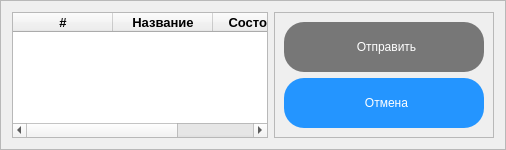
                           <widget class="QFrame" name="sendLineContainer">
                            <property name="sizePolicy">
                             <sizepolicy hsizetype="Preferred" vsizetype="Expanding">
                              <horstretch>0</horstretch>
                              <verstretch>0</verstretch>
                             </sizepolicy>
                            </property>
                            <property name="minimumSize">
                             <size>
                              <width>0</width>
                              <height>0</height>
                             </size>
                            </property>
                            <property name="maximumSize">
                             <size>
                              <width>16777215</width>
                              <height>0</height>
                             </size>
                            </property>
                            <property name="styleSheet">
                             <string notr="true">QPushButton {
	font: 10pt &quot;Segoe UI&quot;;
	background-position:center;
    background-repeat: no-repeat;
	border: none;
	border-radius: 20px;
	color: rgb(255, 255, 255);
	background-color: rgb(36, 149, 255);
	text-align: center;
	padding-left: 5px;
}

QPushButton:hover {
	background-color: rgb(66, 66, 66);
}
QPushButton:pressed {
	background-color: rgb(245, 246, 250);
	color: rgb(0, 0, 0);
}</string>
                            </property>
                            <property name="frameShape">
                             <enum>QFrame::StyledPanel</enum>
                            </property>
                            <property name="frameShadow">
                             <enum>QFrame::Raised</enum>
                            </property>
                            <layout class="QHBoxLayout" name="horizontalLayout_11">
                             <item>
                              <widget class="QTableWidget" name="sendLine_tab">
                               <property name="sizePolicy">
                                <sizepolicy hsizetype="Expanding" vsizetype="Expanding">
                                 <horstretch>0</horstretch>
                                 <verstretch>0</verstretch>
                                </sizepolicy>
                               </property>
                               <property name="selectionBehavior">
                                <enum>QAbstractItemView::SelectRows</enum>
                               </property>
                               <attribute name="verticalHeaderVisible">
                                <bool>false</bool>
                               </attribute>
                               <column>
                                <property name="text">
                                 <string>#</string>
                                </property>
                                <property name="font">
                                 <font>
                                  <pointsize>10</pointsize>
                                  <bold>true</bold>
                                 </font>
                                </property>
                               </column>
                               <column>
                                <property name="text">
                                 <string>Название</string>
                                </property>
                                <property name="font">
                                 <font>
                                  <pointsize>10</pointsize>
                                  <bold>true</bold>
                                 </font>
                                </property>
                               </column>
                               <column>
                                <property name="text">
                                 <string>Состояние</string>
                                </property>
                                <property name="font">
                                 <font>
                                  <pointsize>10</pointsize>
                                  <bold>true</bold>
                                 </font>
                                </property>
                               </column>
                              </widget>
                             </item>
                             <item alignment="Qt::AlignTop">
                              <widget class="QFrame" name="frame_17">
                               <property name="styleSheet">
                                <string notr="true">QPushButton {
	font: 10pt &quot;Segoe UI&quot;;
	background-position:center;
    background-repeat: no-repeat;
	border: none;
	border-radius: 20px;
	color: rgb(255, 255, 255);
	background-color: rgb(36, 149, 255);
	text-align: center;
	padding-left: 5px;
}

QPushButton:hover {
	background-color: rgb(66, 66, 66);
}
QPushButton:pressed {
	background-color: rgb(245, 246, 250);
	color: rgb(0, 0, 0);
}</string>
                               </property>
                               <property name="frameShape">
                                <enum>QFrame::StyledPanel</enum>
                               </property>
                               <property name="frameShadow">
                                <enum>QFrame::Raised</enum>
                               </property>
                               <layout class="QVBoxLayout" name="verticalLayout_28">
                                <item>
                                 <widget class="QPushButton" name="sendOrder_btn">
                                  <property name="enabled">
                                   <bool>false</bool>
                                  </property>
                                  <property name="minimumSize">
                                   <size>
                                    <width>200</width>
                                    <height>50</height>
                                   </size>
                                  </property>
                                  <property name="styleSheet">
                                   <string notr="true">QPushButton {	
	background-position:center;
    background-repeat: no-repeat;
	border: none;
	border-radius: 20px;
	
	background-color: rgb(119, 119, 119);
	text-align: center;
	padding-left: 5px;
	color: rgb(255, 255, 255);
}</string>
                                  </property>
                                  <property name="text">
                                   <string>Отправить</string>
                                  </property>
                                 </widget>
                                </item>
                                <item>
                                 <widget class="QPushButton" name="canselOrder_btn">
                                  <property name="minimumSize">
                                   <size>
                                    <width>200</width>
                                    <height>50</height>
                                   </size>
                                  </property>
                                  <property name="text">
                                   <string>Отмена</string>
                                  </property>
                                 </widget>
                                </item>
                               </layout>
                              </widget>
                             </item>
                            </layout>
                           </widget>
